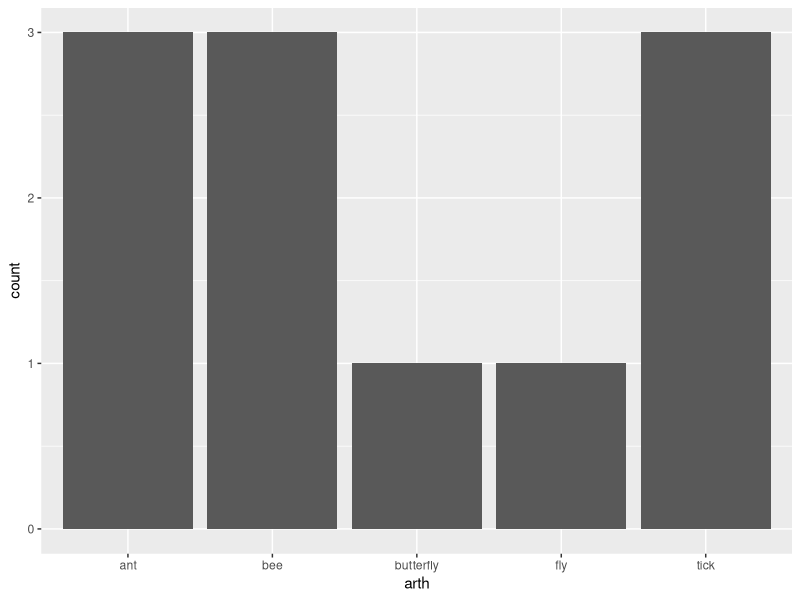

Here is the R script that generated this plot:
## ENWC 617
## Feb 08 2023

arth <- c("ant", "ant", "butterfly","bee", "tick", "tick","ant", "bee", "tick", "bee", "fly")
table(arth)

library(ggplot2)

arthdf<-as.data.frame(arth)
dev.off()

ggplot(data=arthdf, aes(x=arth)) +
  geom_bar(stat = "count")


